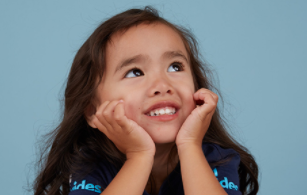
#> input picture girl.jpg, 307 x 195 px
$ jupyter execute --allow-errors Untitled8.ipynb   (shell and % lines are left out)
#> lines starting #> are read from the running program, lines starting #| are printed output that depends on the picture; after the words box and inside, x2 and y2 are one past the last pixel; in counts of white or black regions, pixels touching at a corner belong together
#> further down, img is the input picture: shape (195, 307, 3); mean B, G, R 129.3, 126.6, 123
### mosaic.py
import cv2

def mosaic(img, rect, size):
    # モザイクかける領域を計算
#> called with rect = (50, 50, 145, 95), size = 10
    (x1, y1, x2, y2) = rect
    w = x2 - x1
    h = y2 - y1
    i_rect = img[y1:y2, x1:x2]
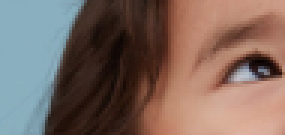
#> i_rect: shape (45, 95, 3) (shown 3 times larger); mean B, G, R 96.3, 104.6, 125.1
    # モザイク処理のため、一度縮小して拡大する
    i_small = cv2.resize(i_rect, (size, size))
    i_mos = cv2.resize(i_small, (w, h), interpolation=cv2.INTER_AREA)
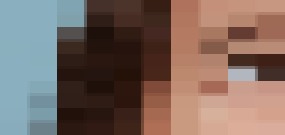
#> i_mos: shape (45, 95, 3) (shown 3 times larger); mean of channels 0, 1, 2 96.5, 104.6, 124.4; drawn as B, G, R
    # 画像にモザイク画像を重ねる
    img2 = img.copy()
    img2[y1:y2, x1:x2] = i_mos
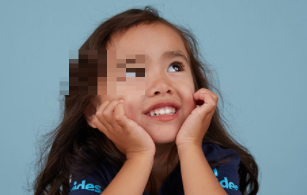
#> img2: shape (195, 307, 3); 6.59% of pixels changed, all inside (x1, y1, x2, y2) = (50, 50, 145, 95)
    return img2


### Untitled8.ipynb
[cell 1]
import matplotlib.pyplot as plt
import cv2
from mosaic import mosaic as mosaic

# 画像に読み込んでモザイクを欠ける
img = cv2.imread("girl.jpg")
mos = mosaic(img, (50, 50, 145, 95), 10)

# モザイクをかけた画像を出力
#> (the rest of this cell did not finish here and is left out)

[cell 2]
import matplotlib.pyplot as plt
import cv2
from mosaic import mosaic as mosaic

# カスケードファイルを指定して分類機を作成
cascade_file = "haarcascade_frontalface_alt.xml"
cascade = cv2.CascadeClassifier(cascade_file)

# 画像を組み込んでグレースケールに変換
img = cv2.imread("girl.jpg")
img_gray = cv2.cvtColor(img, cv2.COLOR_BGR2GRAY)
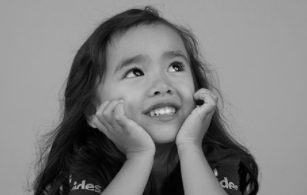
#> img_gray: shape (195, 307); min 1, max 220, mean 125.9

# 顔検出を実行
face_list = cascade.detectMultiScale(img_gray, minSize=(150, 150))
#> face_list = ()
#> (the rest of this cell did not finish here and is left out)

[cell 3]
import matplotlib.pyplot as plt
import cv2
from scipy import ndimage

# 検出器と画像の読み込み
cascade_file = "haarcascade_frontalface_alt.xml"
cascade = cv2.CascadeClassifier(cascade_file)
img = cv2.imread("girl.jpg")

# 顔検出を実行し、印を付ける
def face_detect(img):
    img_gray = cv2.cvtColor(img, cv2.COLOR_BGR2GRAY)
    face_list = cascade.detectMultiScale(img_gray, minSize=(300, 300))
    # 認識した部分に印を付ける
    for (x,y,w,h) in face_list:
        print("顔の座標 = ", x, y, w, h)
        red = (0, 0, 255)
        cv2.rectangle(img, (x, y), (x+w, y+h), red, thickness=30)

# 角度ごとに検証する
for i in range(0, 9):
    ang = i * 10
    print("---" + str(ang) + "---")
    img_r = ndimage.rotate(img, ang)
    face_detect(img_r)
    plt.subplot(3, 3, i + 1)
    plt.axis("off")
    plt.title("angle=" + str(ang))
    plt.imshow(cv2.cvtColor(img_r, cv2.COLOR_BGR2RGB))
#> this loop made 9 passes
#> pass 2, `img_r = ndimage.rotate(img, ang)`:
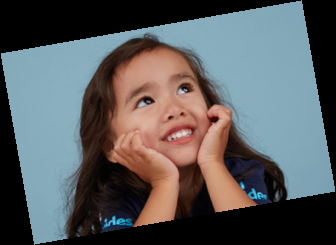
#> img_r: shape (245, 336, 3); mean B, G, R 93.1, 91.2, 88.7
#> pass 2, in face_detect (call 2), `img_gray = cv2.cvtColor(img, cv2.COLOR_BGR2GRAY)`:
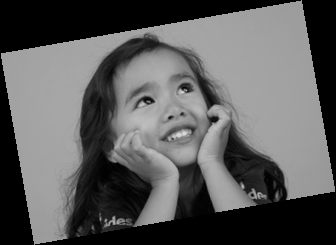
#> img_gray: shape (245, 336); min 0, max 220, mean 90.7
#> pass 3, `img_r = ndimage.rotate(img, ang)`:
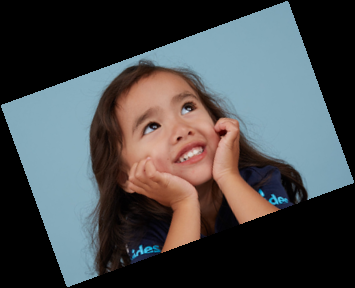
#> img_r: shape (288, 355, 3); mean B, G, R 74.9, 73.4, 71.4
#> pass 3, in face_detect (call 3), `img_gray = cv2.cvtColor(img, cv2.COLOR_BGR2GRAY)`:
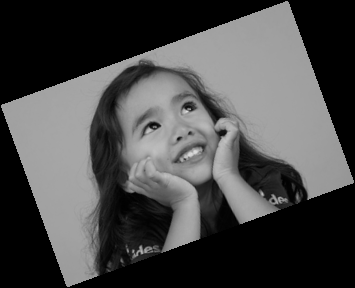
#> img_gray: shape (288, 355); min 0, max 221, mean 73
#> after the loop:
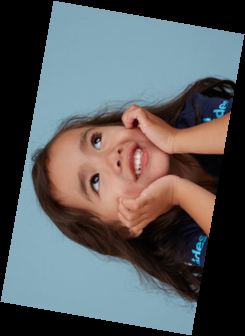
#> img_r: shape (336, 245, 3); mean B, G, R 93.1, 91.2, 88.7

plt.show()
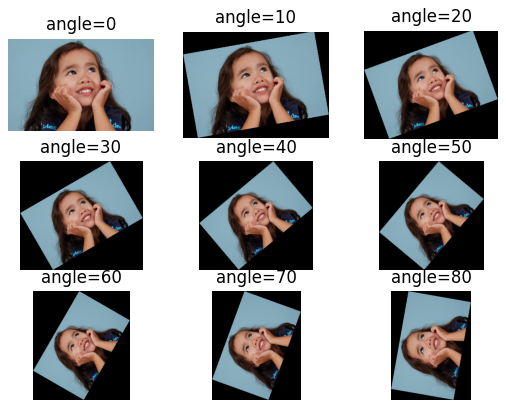
#> figure drawn by matplotlib, 9 panels

[cell 4]
import matplotlib.pyplot as plt
import cv2
from scipy import ndimage

# 検出器と画像の読み込み
cascade_file = "haarcascade_frontalface_alt.xml"
cascade = cv2.CascadeClassifier(cascade_file)
img = cv2.imread("girl.jpg")

# 顔検出を実行し、印を付ける
def face_detect(img):
    img_gray = cv2.cvtColor(img, cv2.COLOR_BGR2GRAY)
    face_list = cascade.detectMultiScale(img_gray, minSize=(300, 300))
    # 認識した部分に印を付ける
    for (x,y,w,h) in face_list:
        print("顔の座標 = ", x, y, w, h)
        red = (0, 0, 255)
        cv2.rectangle(img, (x, y), (x+w, y+h), red, thickness=30)

# 角度ごとに検証する
for i in range(0, 9):
    ang = i * 10
    print("---" + str(ang) + "---")
    img_r = ndimage.rotate(img, ang)
    face_detect(img_r)
    plt.subplot(3, 3, i + 1)
    plt.axis("off")
    plt.title("angle=" + str(ang))
    plt.imshow(cv2.cvtColor(img_r, cv2.COLOR_BGR2RGB))

plt.show()

[cell 5]
import matplotlib.pyplot as plt
import cv2
from mosaic import mosaic as mosaic

# カスケードファイルを指定して分類機を作成
cascade_file = "haarcascade_frontalface_alt.xml"
cascade = cv2.CascadeClassifier(cascade_file)

# 画像を組み込んでグレースケールに変換
img = cv2.imread("girl.jpg")
img_gray = cv2.cvtColor(img, cv2.COLOR_BGR2GRAY)

# 顔検出を実行
face_list = cascade.detectMultiScale(img_gray, minSize=(150, 150))
#> (the rest of this cell did not finish here and is left out)

[cell 6]
import matplotlib.pyplot as plt
import cv2
from scipy import ndimage

# 検出器と画像の読み込み
cascade_file = "haarcascade_frontalface_alt.xml"
cascade = cv2.CascadeClassifier(cascade_file)
img = cv2.imread("girl.jpg")

# 顔検出を実行し、印を付ける
def face_detect(img):
    img_gray = cv2.cvtColor(img, cv2.COLOR_BGR2GRAY)
    face_list = cascade.detectMultiScale(img_gray, minSize=(300, 300))
    # 認識した部分に印を付ける
    for (x,y,w,h) in face_list:
        print("顔の座標 = ", x, y, w, h)
        red = (0, 0, 255)
        cv2.rectangle(img, (x, y), (x+w, y+h), red, thickness=30)

# 角度ごとに検証する
for i in range(0, 9):
    ang = i * 10
    print("---" + str(ang) + "---")
    img_r = ndimage.rotate(img, ang)
    face_detect(img_r)
    plt.subplot(3, 3, i + 1)
    plt.axis("off")
    plt.title("angle=" + str(ang))
    plt.imshow(cv2.cvtColor(img_r, cv2.COLOR_BGR2RGB))

plt.show()
